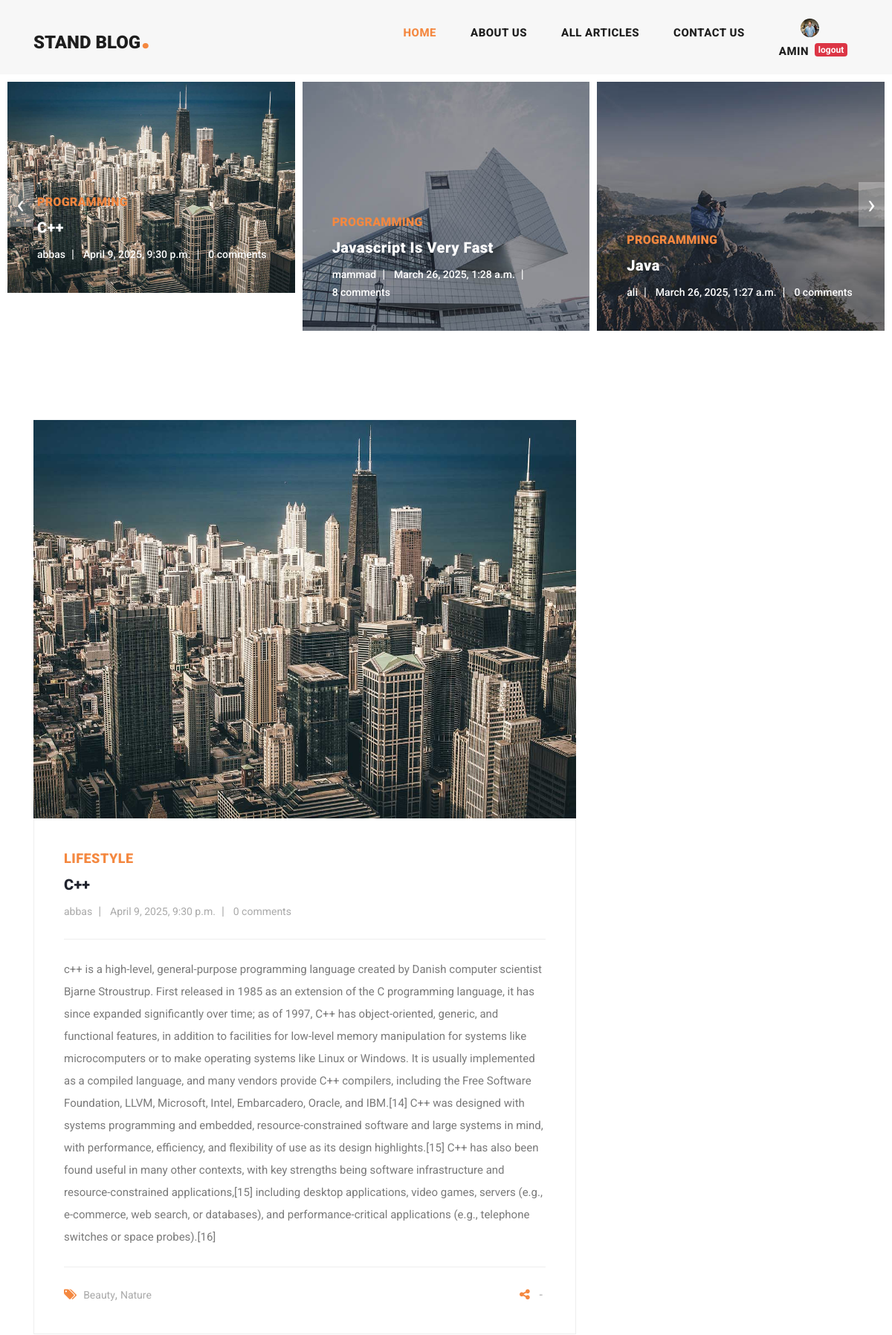
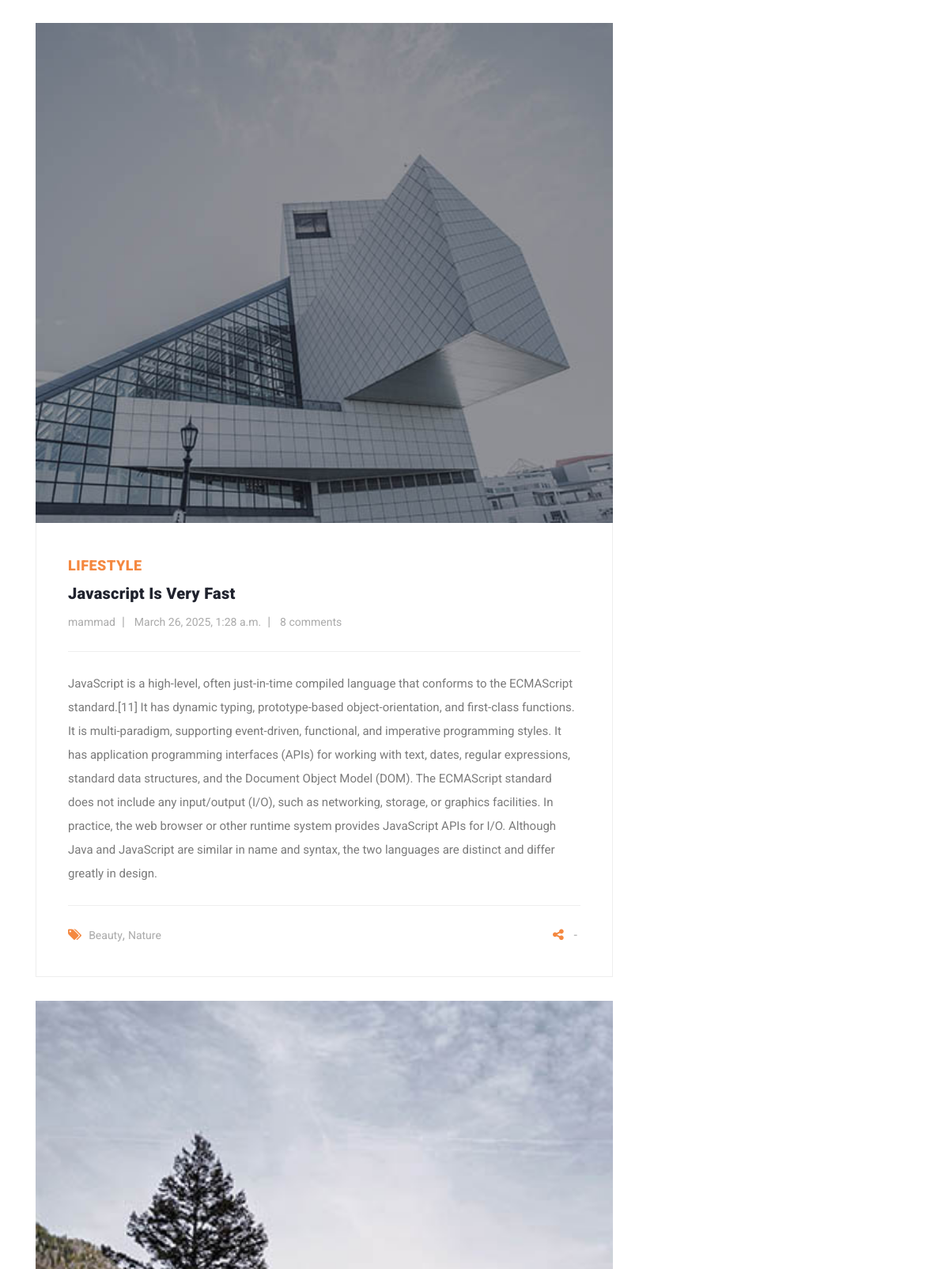
The app's page / (signed in, upper part) with its own data (2 pictures, top to bottom).
### account/models.py (models this page shows, shortened)
class Profile(models.Model):
    user = models.OneToOneField(User, on_delete=models.CASCADE)
    fathers_name = models.CharField(max_length=20)
    nationcode = models.CharField(max_length=11)
    image = models.ImageField(upload_to='profile/images', null=True, blank=True)

### blog/models.py (models this page shows, shortened)
class Article(models.Model):
    author = models.ForeignKey(User , on_delete=models.SET_NULL, null=True , blank=True , related_name='articles')
    title = models.CharField(max_length=80)
    category = models.ManyToManyField(Category , related_name="articles")
    body = models.TextField()
    image = models.ImageField(upload_to='images/articles' , null=True, blank=True)
    created = models.DateTimeField(auto_now_add=True)
    updated = models.DateTimeField(auto_now=True)
    is_published = models.BooleanField(default=True)
    slug = models.SlugField(blank=True , unique=True)
    objects = models.Manager()
    class Meta:
        ordering = ('-updated','-created')
    def get_absolute_url(self):
        return reverse('blog:article_detail', kwargs={'slug': self.slug})

class Category(models.Model):
    title = models.CharField(max_length=100)
    created = models.DateTimeField(auto_now_add=True)

### home/views.py (the view)
# urls.py: 2. Add a URL to urlpatterns:  path('', views.home, name='home')
def home(request):
    articles = Article.objects.all()
    recent_articles = Article.objects.all()[:3]
    return render(request , "home_app/index.html" , {'articles':articles})

### context_processors/context_processors.py (called while the page is built)
def recent_articles(request):
    recent_articles = Article.objects.order_by('-created')
    categories = Category.objects.all()
    return {'recent_articles': recent_articles , "categories": categories}

### home/templates/home_app/index.html (shortened to what this page needs)
{% extends 'base.html' %}
{% load static %}
{% load render_partial %}
{% load social_share %}
{% block content %}
    <div class="main-banner header-text">
      <div class="container-fluid">
        <div class="owl-banner owl-carousel">
            {% for article in articles %}
            	  <div class="item">
            <img src= "{{ article.image.url }}" alt="{{ article.title }}">
            <div class="item-content">
              <div class="main-content">
                <div class="meta-category">
                  <span>{{ article.category.first.title }}</span>
                </div>
                <a href="{{ article.get_absolute_url }}"><h4>{{ article.title }}</h4></a>
                <ul class="post-info">
                  <li><a href="#">{{ article.author.username }}</a></li>
                  <li><a href="#">{{ article.created }}</a></li>
                  <li><a href="#">{{ article.comments.count }} comments</a></li>
                </ul>
              </div>
            </div>
          </div>
            {% endfor %}
        </div>
      </div>
    </div>
    <section class="blog-posts">
      <div class="container">
        <div class="row">
          <div class="col-lg-8">
            <div class="all-blog-posts">
              <div class="row">
                  {% for article in recent_articles %}
                      <div class="col-lg-12">
                  <div class="blog-post">
                    <div class="blog-thumb">
                      <img src= "{{ article.image.url }}" alt="">
                    </div>
                    <div class="down-content">
                      <span>Lifestyle</span>
                      <a href="{{ article.get_absolute_url }}"><h4>{{ article.title }}</h4></a>
                      <ul class="post-info">
                        <li><a href="#">{{ article.author.username }}</a></li>
                        <li><a href="#">{{ article.created }}</a></li>
                        <li><a href="#">{{ article.comments.count }} comments</a></li>
                      </ul>
                        <p>{{ article.body }}</p>
                      <div class="post-options">
                        <div class="row">
                          <div class="col-6">
                            <ul class="post-tags">
                              <li><i class="fa fa-tags"></i></li>
                              <li><a href="#">Beauty</a>,</li>
                              <li><a href="#">Nature</a></li>
                            </ul>
                          </div>
                          <div class="col-6">
                            <ul class="post-share">
                              <li><i class="fa fa-share-alt"></i></li>
                                <li>-</li>
                            </ul>
                          </div>
                        </div>
                      </div>
                    </div>
                  </div>
                </div>
                  {% endfor %}
              </div>
            </div>
          </div>
        </div>
      </div>
    </section>
{% endblock %}

### templates/includes/header.html (shortened to what this page needs)
{% load static %}
<header class="">
      <nav class="navbar navbar-expand-lg">
        <div class="container">
          <a class="navbar-brand" href="index.html"><h2>Stand Blog<em>.</em></h2></a>
          <div class="collapse navbar-collapse" id="navbarResponsive">
            <ul class="navbar-nav ml-auto">
              <li class="nav-item{% if request.resolver_match.url_name == 'home' %} active {% endif %}">
                <a class="nav-link" href="{% url 'home_app:home' %}">Home
                </a>
              </li>
              <li class="nav-item">
                <a class="nav-link" href="{% url 'blog:about_us' %}">About Us</a>
              </li>
              <li class="nav-item {% if request.resolver_match.url_name == 'articles_list' %} active {% endif %} ">
                <a class="nav-link" href="{% url 'blog:articles_list' %}">All Articles</a>
              </li>
              <li class="nav-item">
                <a class="nav-link" href="{% url 'blog:contact_us' %}">Contact Us</a>
              </li>
              <li class="nav-item">
                  {% if request.user.is_authenticated %}
                      {% if user.profile.image %}
                          <span><img src="{{ user.profile.image.url }}" width="25px" height="25px" style="border-radius: 100%" alt=""></span>
                          {% else %}
                          <span><img src="{% static 'images/icons/index.jpg' %}" width="25px" height="25px" style="border-radius: 100%" alt=""></span>
                      {% endif %}
                      <div class="d-flex">
                          <a class="nav-link" href="">{{ request.user.username }}</a>
                      <a href={% url 'account:logout' %}><span class="badge badge-danger mt-2">logout</span></a>
                      </div>
                  {% else %}
                      <div class="d-flex" >
                      <a class="nav-link" href={% url 'account:login' %}>login</a> __
                      <a class="nav-link" href={% url 'account:register' %}>register</a>
                      </div>
                  {% endif %}
              </li>
            </ul>
          </div>
        </div>
      </nav>
    </header>

### static/css/templatemo-stand-blog.css (style rules this page uses)
body { font-family: 'Roboto', sans-serif; overflow-x: hidden; text-rendering: optimizeLegibility; -webkit-font-smoothing: antialiased; -moz-osx-font-smoothing: grayscale; }
p { margin-bottom: 0px; font-size: 15px; font-weight: 400; color: #7a7a7a; line-height: 30px; }
a { text-decoration: none!important; }
ul { padding: 0; margin: 0; list-style: none; }
h1,h2,h3,h4,h5,h6 { margin: 0px; }
header { position: absolute; z-index: 99999; width: 100%; height: 100px; background-color: #f7f7f7; -webkit-transition: all 0.3s ease-in-out 0s; -moz-transition: all 0.3s ease-in-out 0s; -o-transition: all 0.3s ease-in-out 0s; transition: all 0.3s ease-in-out 0s; }
header .navbar { padding: 25px 0px; }
.navbar .navbar-brand { float: left; margin-top: -12px; outline: none; }
.navbar .navbar-brand h2 { color: #1e1e1e; text-transform: uppercase; font-size: 24px; font-weight: 900; -webkit-transition: all .3s ease 0s; -moz-transition: all .3s ease 0s; -o-transition: all .3s ease 0s; transition: all .3s ease 0s; }
.navbar .navbar-brand h2 em { font-size: 44px; font-style: normal; color: #f48840; }
#navbarResponsive { z-index: 999; }
.navbar-collapse { text-align: center; }
.navbar .navbar-nav .nav-item { margin: 0px 15px; }
.navbar .navbar-nav a.nav-link { text-transform: capitalize; font-size: 15px; font-weight: 800; text-transform: uppercase; letter-spacing: 0.5px; color: #1e1e1e; transition: all 0.3s; }
.navbar .navbar-nav .nav-link:hover, .navbar .navbar-nav .active>.nav-link, .navbar .navbar-nav .nav-link.active, .navbar .navbar-nav .nav-link.show, .navbar .navbar-nav .show>.nav-link { color: #f48840; }
.main-banner .container-fluid { padding: 0px 10px; margin-bottom: -24px; }
.owl-banner { padding-top: 110px; }
.owl-banner .item { position: relative; }
.owl-banner .item .item-content { position: absolute; bottom: 40px; left: 40px; }
.owl-banner .item .item-content .meta-category span { color: #f48840; font-size: 18px; text-transform: uppercase; font-weight: 900; letter-spacing: 0.25px; }
.owl-banner .item .item-content h4 { font-size: 24px; font-weight: 900; color: #fff; letter-spacing: 0.5px; text-transform: capitalize; margin: 10px 0px 12px 0px; }
.owl-banner .item .item-content ul li { display: inline-block; margin-right: 8px; }
.owl-banner .item .item-content ul li:after { content: '|'; color: #fff; margin-left: 8px; }
.owl-banner .item .item-content ul li:last-child::after { display: none; }
.owl-banner .item .item-content ul li a { font-size: 14px; color: #fff; font-weight: 500; transition: all .3s; }
.blog-posts { margin-top: 100px; }
.blog-posts .blog-post { margin-bottom: 30px; }
.blog-posts .blog-thumb img { width: 100%; overflow: hidden; }
.blog-posts .down-content { padding: 40px; border-right: 1px solid #eee; border-left: 1px solid #eee; border-bottom: 1px solid #eee; }
.blog-posts .down-content span { font-size: 18px; text-transform: uppercase; letter-spacing: 0.5px; font-weight: 900; color: #f48840; }
.blog-posts .down-content h4 { font-size: 24px; text-transform: capitalize; letter-spacing: 0.5px; font-weight: 900; color: #20232e; margin: 10px 0px 12px 0px; }
.blog-posts .down-content ul.post-info li { display: inline-block; margin-right: 8px; }
.blog-posts .down-content ul.post-info li:after { content: '|'; color: #aaa; margin-left: 8px; }
.blog-posts .down-content h4 { font-size: 20px; letter-spacing: 0.25px; }
.blog-posts .down-content ul.post-info li:last-child::after { display: none; }
.blog-posts .down-content ul.post-info li a { font-size: 14px; color: #aaa; font-weight: 400; transition: all .3s; }
.blog-posts .down-content p { padding: 25px 0px; margin: 25px 0px; border-top: 1px solid #eee; border-bottom: 1px solid #eee; }
.blog-posts .down-content ul.post-share { text-align: right; }
.blog-posts .down-content ul.post-tags li, .blog-posts .down-content ul.post-share li { display: inline-block; }
.blog-posts .down-content ul.post-tags li:first-child i, .blog-posts .down-content ul.post-share li:first-child i { color: #f48840; margin-right: 5px; }
.blog-posts .down-content ul.post-tags li, .blog-posts .down-content ul.post-share li { color: #aaa; }
.blog-posts .down-content ul.post-tags li a, .blog-posts .down-content ul.post-share li a { font-size: 14px; color: #aaa; font-weight: 400; transition: all .3s; }
@media (max-width: 1250px) { .owl-banner .item .item-content .meta-category span { font-size: 16px; } }
@media (max-width: 1250px) { .owl-banner .item .item-content h4 { font-size: 20px; } }

### records on screen
Article: image (picture), category.first "PROGRAMMING", title "C++", author.username "abbas", created "April 9, 2025, 9:30 p.m.", comments.count "0", body "c++ is a high-level, general-purpose programming language created by Danish computer scientist Bjarne Stroustrup. First released in 1985 as an extension of the C programming language, it has since expanded significantly over time; as of 1997, C++ has object-oriented, generic, and functional features, in addition to facilities for low-level memory manipulation for systems like microcomputers or to make operating systems like Linux or Windows. It is usually implemented as a compiled language, and many vendors provide C++ compilers, including the Free Software Foundation, LLVM, Microsoft, Intel, Embarcadero, Oracle, and IBM.[14] C++ was designed with systems programming and embedded,…"
Article: image (picture), category.first "PROGRAMMING", title "Javascript Is Very Fast", author.username "mammad", created "March 26, 2025, 1:28 a.m.", comments.count "8", body "JavaScript is a high-level, often just-in-time compiled language that conforms to the ECMAScript standard.[11] It has dynamic typing, prototype-based object-orientation, and first-class functions. It is multi-paradigm, supporting event-driven, functional, and imperative programming styles. It has application programming interfaces (APIs) for working with text, dates, regular expressions, standard data structures, and the Document Object Model (DOM). The ECMAScript standard does not include any input/output (I/O), such as networking, storage, or graphics facilities. In practice, the web browser or other runtime system provides JavaScript APIs for I/O. Although Java and JavaScript are similar…"
Article: image (picture), category.first "PROGRAMMING", title "Java", author.username "ali", created "March 26, 2025, 1:27 a.m.", comments.count "0"
Article: image (picture)

### other values on screen
{{ request.user.username }} "AMIN"
